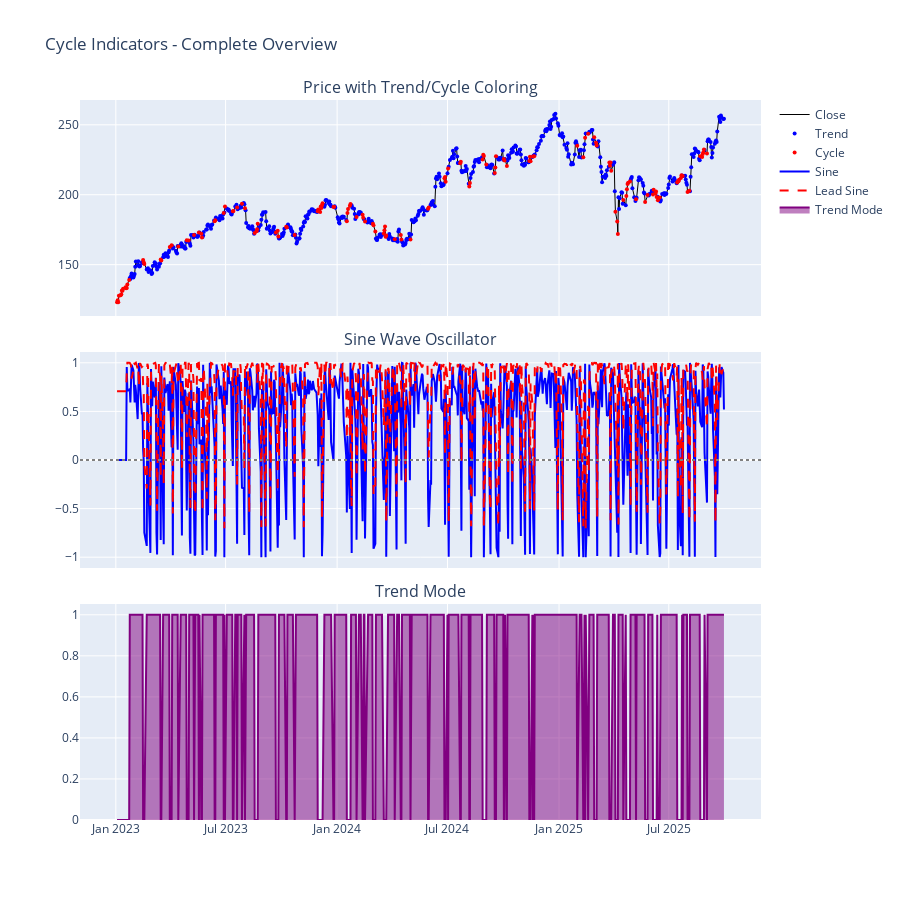

Notebook code for this chart:
### Markdown cell above
## Combined View - All Cycle Indicators

### Code cell
fig = make_subplots(
    rows=3,
    cols=1,
    shared_xaxes=True,
    vertical_spacing=0.05,
    subplot_titles=("Price with Trend/Cycle Coloring", "Sine Wave Oscillator", "Trend Mode"),
)

# Row 1: Price
fig.add_trace(go.Scatter(x=df["date"], y=df["close"], name="Close", line={"color": "black", "width": 1}), row=1, col=1)
trend_periods = df[df["trendmode"] == 1]
cycle_periods = df[df["trendmode"] == 0]
fig.add_trace(
    go.Scatter(
        x=trend_periods["date"],
        y=trend_periods["close"],
        mode="markers",
        name="Trend",
        marker={"color": "blue", "size": 4},
    ),
    row=1,
    col=1,
)
fig.add_trace(
    go.Scatter(
        x=cycle_periods["date"],
        y=cycle_periods["close"],
        mode="markers",
        name="Cycle",
        marker={"color": "red", "size": 4},
    ),
    row=1,
    col=1,
)

# Row 2: Sine waves
fig.add_trace(go.Scatter(x=df["date"], y=df["sine"], name="Sine", line={"color": "blue"}), row=2, col=1)
fig.add_trace(
    go.Scatter(x=df["date"], y=df["leadsine"], name="Lead Sine", line={"color": "red", "dash": "dash"}), row=2, col=1
)
fig.add_hline(y=0, line_dash="dot", line_color="gray", row=2, col=1)

# Row 3: Trend mode
fig.add_trace(
    go.Scatter(x=df["date"], y=df["trendmode"], name="Trend Mode", fill="tozeroy", line={"color": "purple"}),
    row=3,
    col=1,
)

fig.update_layout(height=900, title_text="Cycle Indicators - Complete Overview")
fig.show()

print("\n=== Cycle Analysis Summary ===")
print(f"Total days: {len(df)}")
print(f"Trend mode: {(df['trendmode'] == 1).sum()} days ({(df['trendmode'] == 1).sum() / len(df) * 100:.1f}%)")
print(f"Cycle mode: {(df['trendmode'] == 0).sum()} days ({(df['trendmode'] == 0).sum() / len(df) * 100:.1f}%)")

### Figure 1 — Plotly figure (JSON) as saved in the notebook; plotly's stock layout.template omitted (floating-point values rounded to 4 significant figures; data arrays with more than 128 entries replaced by an {"elided": "..."} marker saying what was removed)
{"data": [{"line": {"color": "black", "width": 1}, "name": "Close", "type": "scatter", "x": {"elided": "688 str values"}, "xaxis": "x", "y": {"elided": "688 float values"}, "yaxis": "y"}, {"marker": {"color": "blue", "size": 4}, "mode": "markers", "name": "Trend", "type": "scatter", "x": {"elided": "541 str values"}, "xaxis": "x", "y": {"elided": "541 float values"}, "yaxis": "y"}, {"marker": {"color": "red", "size": 4}, "mode": "markers", "name": "Cycle", "type": "scatter", "x": {"elided": "147 str values"}, "xaxis": "x", "y": {"elided": "147 float values"}, "yaxis": "y"}, {"line": {"color": "blue"}, "name": "Sine", "type": "scatter", "x": {"elided": "688 str values"}, "xaxis": "x2", "y": {"elided": "688 float values"}, "yaxis": "y2"}, {"line": {"color": "red", "dash": "dash"}, "name": "Lead Sine", "type": "scatter", "x": {"elided": "688 str values"}, "xaxis": "x2", "y": {"elided": "688 float values"}, "yaxis": "y2"}, {"fill": "tozeroy", "line": {"color": "purple"}, "name": "Trend Mode", "type": "scatter", "x": {"elided": "688 str values"}, "xaxis": "x3", "y": {"elided": "688 int values"}, "yaxis": "y3"}], "layout": {"annotations": [{"font": {"size": 16}, "showarrow": false, "text": "Price with Trend/Cycle Coloring", "x": 0.5, "xanchor": "center", "xref": "paper", "y": 1, "yanchor": "bottom", "yref": "paper"}, {"font": {"size": 16}, "showarrow": false, "text": "Sine Wave Oscillator", "x": 0.5, "xanchor": "center", "xref": "paper", "y": 0.65, "yanchor": "bottom", "yref": "paper"}, {"font": {"size": 16}, "showarrow": false, "text": "Trend Mode", "x": 0.5, "xanchor": "center", "xref": "paper", "y": 0.3, "yanchor": "bottom", "yref": "paper"}], "height": 900, "shapes": [{"line": {"color": "gray", "dash": "dot"}, "type": "line", "x0": 0, "x1": 1, "xref": "x2 domain", "y0": 0, "y1": 0, "yref": "y2"}], "title": {"text": "Cycle Indicators - Complete Overview"}, "xaxis": {"anchor": "y", "domain": [0, 1], "matches": "x3", "showticklabels": false}, "xaxis2": {"anchor": "y2", "domain": [0, 1], "matches": "x3", "showticklabels": false}, "xaxis3": {"anchor": "y3", "domain": [0, 1]}, "yaxis": {"anchor": "x", "domain": [0.7, 1]}, "yaxis2": {"anchor": "x2", "domain": [0.35, 0.65]}, "yaxis3": {"anchor": "x3", "domain": [0, 0.3]}}}
